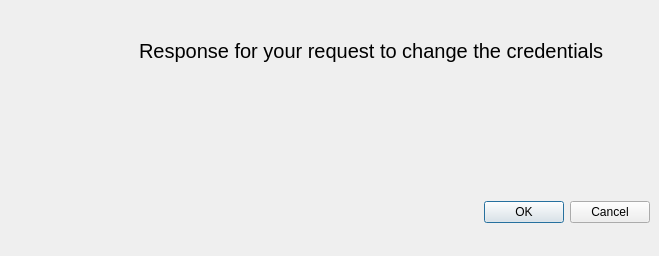
<?xml version="1.0" encoding="UTF-8"?>
<ui version="4.0">
 <class>ResponseForChangedCredentialsWindow</class>
 <widget class="QMainWindow" name="ResponseForChangedCredentialsWindow">
  <property name="geometry">
   <rect>
    <x>0</x>
    <y>0</y>
    <width>659</width>
    <height>256</height>
   </rect>
  </property>
  <property name="windowTitle">
   <string>MainWindow</string>
  </property>
  <widget class="QWidget" name="centralwidget">
   <layout class="QGridLayout" name="gridLayout_2">
    <item row="0" column="0">
     <widget class="QWidget" name="widget" native="true">
      <layout class="QHBoxLayout" name="horizontalLayout">
       <property name="spacing">
        <number>20</number>
       </property>
       <property name="leftMargin">
        <number>50</number>
       </property>
       <property name="topMargin">
        <number>30</number>
       </property>
       <property name="bottomMargin">
        <number>0</number>
       </property>
       <item>
        <widget class="QLabel" name="label">
         <property name="maximumSize">
          <size>
           <width>60</width>
           <height>60</height>
          </size>
         </property>
         <property name="text">
          <string/>
         </property>
         <property name="pixmap">
          <pixmap resource="icons.qrc">:/Icons/Icons100/user (2).png</pixmap>
         </property>
         <property name="scaledContents">
          <bool>true</bool>
         </property>
        </widget>
       </item>
       <item>
        <widget class="QLabel" name="label_2">
         <property name="font">
          <font>
           <pointsize>15</pointsize>
          </font>
         </property>
         <property name="text">
          <string>Response for your request to change the credentials</string>
         </property>
        </widget>
       </item>
      </layout>
     </widget>
    </item>
    <item row="1" column="0">
     <widget class="QWidget" name="widget_2" native="true">
      <layout class="QGridLayout" name="gridLayout" rowstretch="1" columnstretch="3,0">
       <property name="leftMargin">
        <number>70</number>
       </property>
       <property name="horizontalSpacing">
        <number>20</number>
       </property>
       <property name="verticalSpacing">
        <number>30</number>
       </property>
       <item row="0" column="0" colspan="2">
        <widget class="QLabel" name="Message">
         <property name="maximumSize">
          <size>
           <width>16777215</width>
           <height>50</height>
          </size>
         </property>
         <property name="font">
          <font>
           <pointsize>13</pointsize>
          </font>
         </property>
         <property name="text">
          <string/>
         </property>
        </widget>
       </item>
      </layout>
     </widget>
    </item>
    <item row="2" column="0">
     <widget class="QDialogButtonBox" name="buttonBox">
      <property name="minimumSize">
       <size>
        <width>50</width>
        <height>70</height>
       </size>
      </property>
      <property name="standardButtons">
       <set>QDialogButtonBox::StandardButton::Cancel|QDialogButtonBox::StandardButton::Ok</set>
      </property>
     </widget>
    </item>
   </layout>
  </widget>
 </widget>
 <resources>
  <include location="icons.qrc"/>
 </resources>
 <connections/>
</ui>
